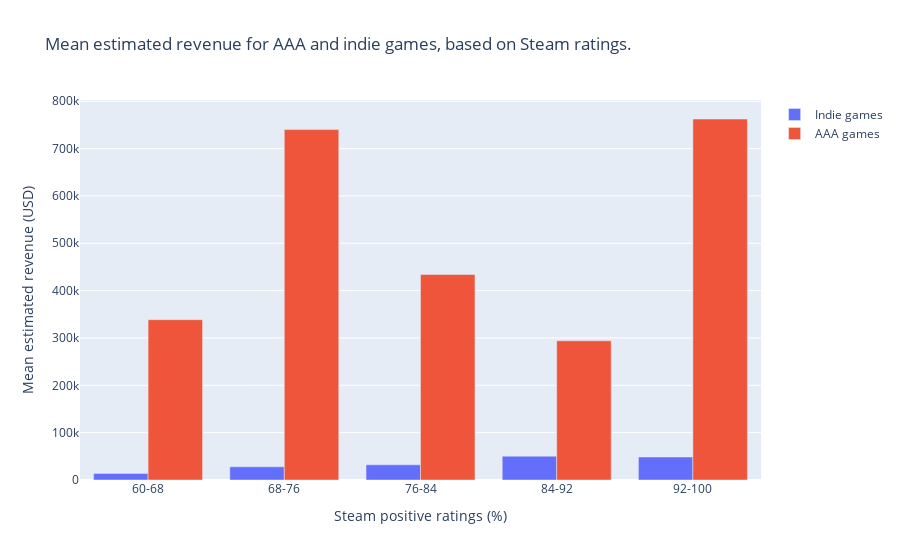

The cell this chart's notebook holds for it:
### Markdown cell above
### Estimated revenue

The most straightforward statistic to look at for benchmarking a game's reception is its achieved revenue. Sadly, actual revenue numbers are almost exclusively hidden from the public or locked behind a paywall. This is why we used the estimated revenue from the steam trends dataset (Evlko & Sadari, 2023). For this estimate Barabanov and Kobelev used the 'NB number', which describes a game's sale counts per review left on that game (Carless, 2020). Review counts are a public statistic that can be found on Steam. These reviews are openly displayed on a game's store page. \
We also wanted to see if a game's estimated revenue would be higher if that game was well received. For this, we calculated the percentage of positive reviews left on a game's Steam page (positive review count divided by total review count).

### Code cell
df_rev = pd.read_csv('DATASETS/steam_reviews_revenue.csv')
indie = df_rev[df_rev['is_aaa'] == 0]
indie = indie[indie['review_ratio'] >= 60]
indie = indie[indie['Launch Price'] <= 60]
indie = indie[indie['Revenue Estimated'] <= 12000000]
indie['x_as'] = pd.cut(indie['review_ratio'], 5, labels=('1','2','3','4','5'))
indie = indie[['x_as', 'Revenue Estimated']]
indie['x_as2'] = indie['x_as']
indie['x_as'] = indie['x_as'].astype(float)
indie = indie.groupby(['x_as2'], observed=False).mean()
indie['x_as'] = indie['x_as'].astype(str)
indie['x_as'] = indie['x_as'].replace(['1.0','2.0','3.0','4.0','5.0'],['60-68','68-76','76-84','84-92','92-100'])

aaa = df_rev[df_rev['is_aaa'] == 1]
aaa = aaa[aaa['review_ratio'] >= 60]
aaa = aaa[aaa['Launch Price'] <= 120]
aaa = aaa[aaa['Revenue Estimated'] <= 30000000]
aaa['x_as'] = pd.cut(aaa['review_ratio'], 5, labels=('1','2','3','4','5'))
aaa = aaa[['x_as', 'Revenue Estimated']]
aaa['x_as2'] = aaa['x_as']
aaa['x_as'] = aaa['x_as'].astype(float)
aaa = aaa.groupby(['x_as2'], observed= False).mean()
aaa['x_as'] = aaa['x_as'].astype(str)
aaa['x_as'] = aaa['x_as'].replace(['1.0','2.0','3.0','4.0','5.0'],['60-68','68-76','76-84','84-92','92-100'])

trace =[
    go.Bar(name='Indie games', x = indie['x_as'], y = indie['Revenue Estimated']),
    go.Bar(name='AAA games', x = aaa['x_as'], y = aaa['Revenue Estimated'])
]
layout = go.Layout(
    xaxis=go.layout.XAxis(
        type='category'
    )
)
fig = go.Figure(data=trace, layout=layout)
fig.update_layout(
    title_text='Mean estimated revenue for AAA and indie games, based on Steam ratings',
    xaxis_title='Steam positive ratings (%)',
    yaxis_title='Mean estimated revenue (USD)',
    height=400
)

fig.show()

### Figure 1 — Plotly figure (JSON) as saved in the notebook; plotly's stock layout.template omitted (floating-point values rounded to 4 significant figures)
{"data": [{"name": "Indie games", "type": "bar", "x": ["60-68", "68-76", "76-84", "84-92", "92-100"], "y": [13950.0, 27790.0, 32100.0, 50370.0, 48570.0]}, {"name": "AAA games", "type": "bar", "x": ["60-68", "68-76", "76-84", "84-92", "92-100"], "y": [338500.0, 740000.0, 433900.0, 294000.0, 762400.0]}], "layout": {"autosize": true, "title": {"text": "Mean estimated revenue for AAA and indie games, based on Steam ratings."}, "xaxis": {"autorange": true, "range": [-0.5, 4.5], "title": {"text": "Steam positive ratings (%)"}, "type": "category"}, "yaxis": {"autorange": true, "range": [0, 802500.0], "title": {"text": "Mean estimated revenue (USD)"}, "type": "linear"}}}
